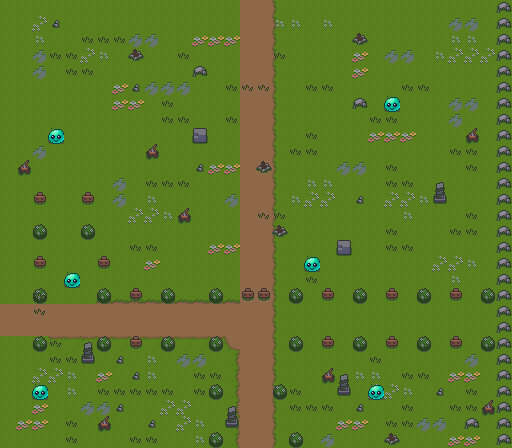

A level layout from a 2D game, rendered from its tile map. Below: a short description, then the map file with tile-grid data replaced by summaries:
An orthogonal 32x28 tile map with 16x16 px tiles, 7 tile layers (ground, cant_pass, objects, buildings, ...), 2 tilesets.

<map version="1.10" tiledversion="1.11.2" orientation="orthogonal" renderorder="right-down" width="32" height="28" tilewidth="16" tileheight="16" infinite="0" nextlayerid="11" nextobjectid="1">
 <tileset firstgid="1" source="Overworld_Tileset.tsx" />
 <tileset firstgid="235" source="slime_blue.tsx" />
 <layer id="3" name="ground" width="32" height="28">
  <data>[896 cells, 896 non-empty, 8 distinct tile ids]</data>
 </layer>
 <layer id="4" name="cant_pass" width="32" height="28">
  <data>[896 cells, 63 non-empty, 5 distinct tile ids]</data>
 </layer>
 <layer id="6" name="objects" width="32" height="28">
  <data>[896 cells, 189 non-empty, 11 distinct tile ids]</data>
 </layer>
 <layer id="5" name="buildings" width="32" height="28">
  <data>[896 cells, 0 non-empty, 0 distinct tile ids]</data>
 </layer>
 <layer id="8" name="slime" width="32" height="28">
  <data>[896 cells, 6 non-empty, 1 distinct tile ids]</data>
 </layer>
 <layer id="9" name="life_powerUp" width="32" height="28">
  <data>[896 cells, 0 non-empty, 0 distinct tile ids]</data>
 </layer>
 <layer id="10" name="shield_powerUp" width="32" height="28">
  <data>[896 cells, 0 non-empty, 0 distinct tile ids]</data>
 </layer>
</map>
